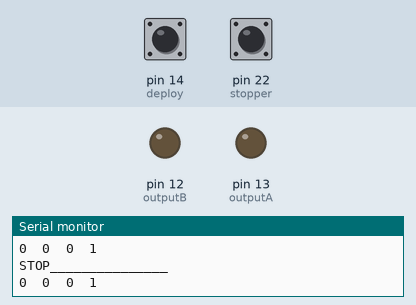
A sketch run on a simulated Arduino Mega 2560, built with avr-gcc and run on an emulated ATmega2560. On the bench: output pins drawn as LEDs (lit = HIGH), the last lines printed to the serial monitor. Inputs (shaded band) come from the test bench; at power-on: pin 14 (deploy) HIGH, pin 22 (stopper) HIGH.

Above: at 1.2 s.
1.3 s: pin 14 (deploy) pulled LOW for 0.15 s
At 1.9 s:
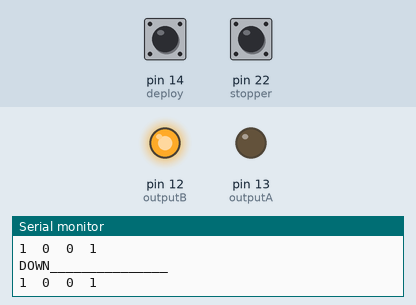
Timing chart, 0 to 4.3 s (numbered marks = the images above; inputs shaded):
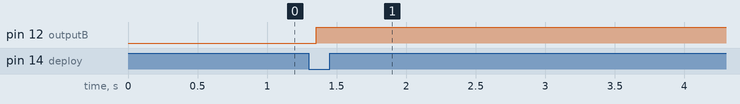

The sketch:

buoy_with_motor.ino
```cpp
///Motor Pins
#define outputA 13
#define outputB 12

//Encoder
#define encoder 0
#define encoderRegLength 5
int encoderRegister[encoderRegLength];  //  <----------------------Shift register
int encoderRegSum = 0;                  //  <-------------/
int encoderVal = 5;      //   <----------depth of buoy in rotations
int dir = 1;  //direction of motor  (positive means going into water)

#define stopper 22
#define stopperRegLength 10
int stopperRegister[stopperRegLength];  //  <----------------------Shift register
int stopperRegSum = 0;                  //  <-------------/
int stopperActive = 0;  //<----------will be 1 when buoy is at top

int state = 2;
int maxDepth = 5; //33
#define deploy 14

void t() {
  Serial.print("\t");
}

void up() {
  digitalWrite(outputA, HIGH);
  digitalWrite(outputB, LOW);
  Serial.println("UP_____________");
}

void down() {
  digitalWrite(outputB, HIGH);
  digitalWrite(outputA, LOW);
  Serial.println("DOWN_______________");
}

void stopMotor() {
  digitalWrite(outputA, LOW);
  digitalWrite(outputB, LOW);
  Serial.println("STOP_______________");

}


void setup() {
  // put your setup code here, to run once:
  Serial.begin(9600);
  Serial.print("Serial is now up");
  //motor
  pinMode(outputA, OUTPUT);
  pinMode(outputB, OUTPUT);

  pinMode(encoder, INPUT_PULLUP);
  pinMode(stopper, INPUT_PULLUP);

  pinMode(deploy, INPUT_PULLUP);

}

void loop() {
  //Telling the motors to stop


  //  // put your main code here, to run repeatedly:
  //  Serial.print(digitalRead(13));
  //  Serial.print('\t');
  //  Serial.print(digitalRead(encoderPin));
  //  Serial.print('\t');
  //  Serial.print(digitalRead(button));
  //  Serial.print('\t');
  //  Serial.println(digitalRead(button1));
  //  Serial.print('\t');
  //  Serial.println(digitalRead(12));
  //
  //


  //---------------------------------------------------------------------------------------------encoder shift register
  encoderRegSum = 0;
  for ( int index = 0; index < encoderRegLength - 1; index++) {
    encoderRegister[index] = encoderRegister[index + 1];
    encoderRegSum += encoderRegister[index];
  }
  encoderRegister[encoderRegLength - 1] = digitalRead(encoder);

  if ( encoderRegSum == 1  && encoderRegister[0] == HIGH) {  // falling edge (from high to low) (default is high ie. pullup)
    encoderVal += dir;
  }
  //-----------------------------------------------------------------------------------------------


  //---------------------------------------------------------------------------------------------stopper shift register
  stopperRegSum = 0;
  for ( int index = 0; index < stopperRegLength - 1; index++) {
    stopperRegister[index] = stopperRegister[index + 1];
    stopperRegSum += stopperRegister[index];
  }
  stopperRegister[stopperRegLength - 1] = digitalRead(stopper);

  if ( stopperRegSum < 3) {  // Magnet detected filter noise smaller than 9 cycles
    stopperActive = 1;
  }
  else {
    stopperActive = 0;
  }
  //-----------------------------------------------------------------------------------------------


  if (stopperActive == 1) encoderVal = 0;

  //wait for signal to go down
  if ( state == 0) {
    if (digitalRead(deploy) == LOW) {
      state = 1;
    }
    stopMotor();
  }

  //go down until reach bottom
  if (state == 1) {
    dir = 1; //depth larger ie. down
    if ( encoderVal >= maxDepth ) {
      state = 2;
    }
    down();
  }

  //go up until reach top
  if ( state  == 2 ) {
    dir = -1; //depth smaller ie. up
    if (encoderVal < 1) {
      state = 0;
    }
    up();
  }


  Serial.print(state); t();
  Serial.print(encoderVal); t();
  Serial.print(stopperActive); t();
  Serial.print(digitalRead(deploy)); t();
  //  Serial.print(stopperRegSum); t();
  //  Serial.print(stopperRegister[0]); t();
  //  Serial.print(digitalRead(stopper)); t();

  Serial.println();


}
```

Measured:
- after the input at 1.3 s, pin 12 (outputB): LOW → HIGH after 0.05 s
